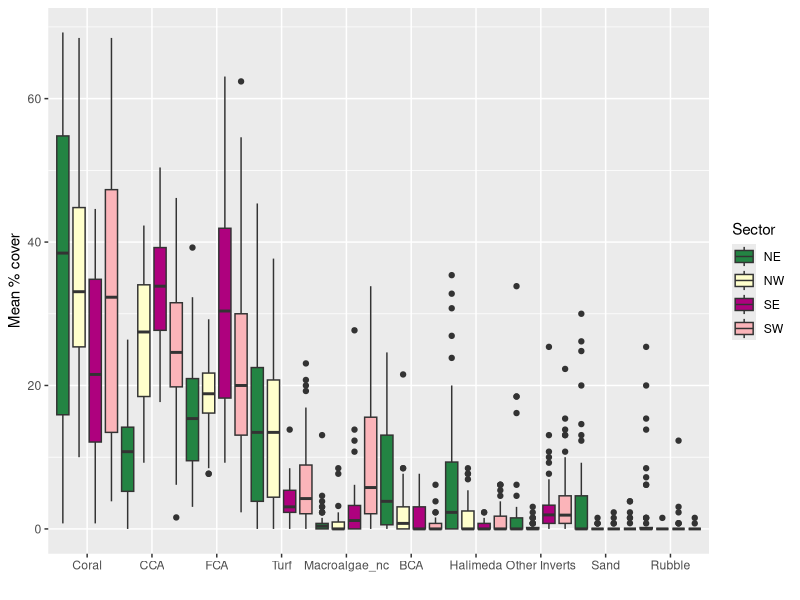
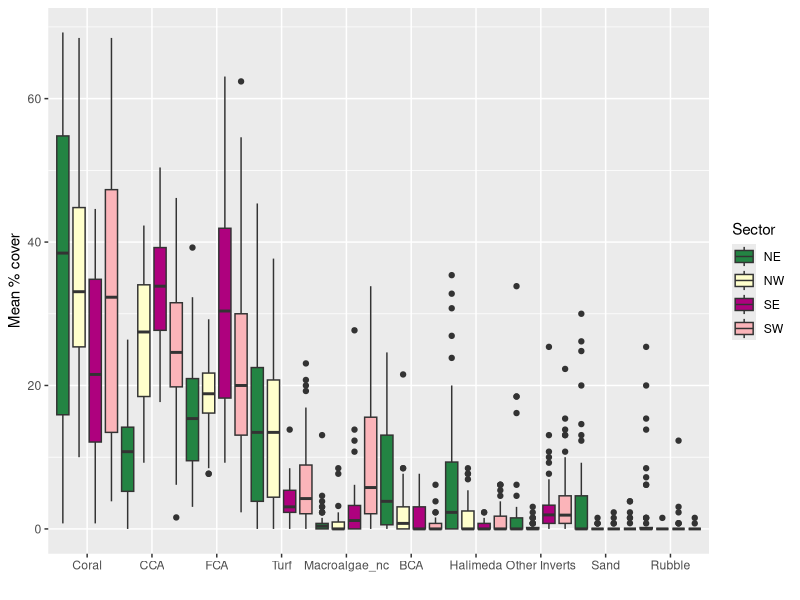
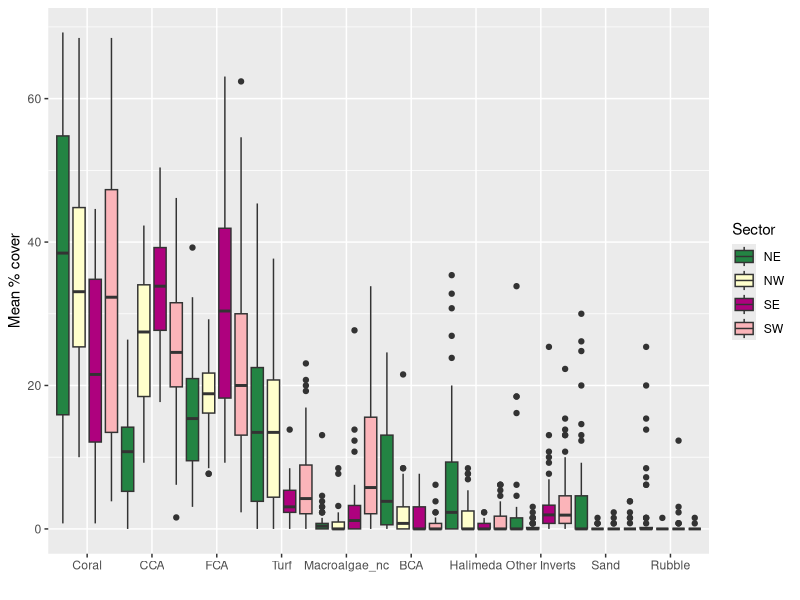

Recreate these plots in R, in order.
## Visualisation of dispersion results - SCENE SETTING
## Description: Tutuila level data boxplots
## Alice Lawrence | alice.lawrence@bangor.ac.uk
## 15 Jan 2024


## load libraries ------------------------------------------
install.packages("tidyverse")   # collection of packages (dplyr, ggplot2, readr tidyr etc)
install.packages("gridExtra")   # Grid graphic objects
install.packages("forcats")     # 
install.packages("terra")       # for viridis colour palette?
install.packages("ggpubr")

library(tidyverse) 
library(gridExtra)  
library(forcats)
library(terra)    
library(ggpubr)



#### General scene setting - Tutuila sectors benthic % ####
# load data
benthic_transects_mean_major <- read.csv("data_output/benthic_transects_mean_major.csv")

biophysical_site <- read.csv("data_output/biophysical_site.csv")


# test sector list
unique(biophysical_site$sector)

#### select appropriate columns from each dataset ####
# select sector column only
sector_site <- select(biophysical_site, c(sitename, sector))

# remove MA column 
benthic_transects_mean_major <- select(benthic_transects_mean_major, -c(MA))


# create dataframe with benthic % cover, BSR, Dispersion, sitename, sector, site_transect
tutuila_sector_graphics <- merge(sector_site, benthic_transects_mean_major, by = "sitename")

write.csv(file = "data_output/benthic_site_sector_major.csv", tutuila_sector_graphics)


# tutuila summary per sector

tutuila_sum_sector <- group_by(tutuila_sector_graphics, sector)

tutuila_sum_sector_mean <- summarise_all(tutuila_sum_sector, mean)

tutuila_sum_sector_mean <- select(tutuila_sum_sector_mean, -c(2:5))

write.csv(file = "data_output/tutuila_sum_sector_mean.csv", tutuila_sum_sector_mean)

# same for se
# create function to calculate Standard Error SE...
std.error<-function(x){
  sqrt(var(x)/length(x))
}

tutuila_sum_sector_se <- summarise_all(tutuila_sum_sector, std.error)

tutuila_sum_sector_se <- select(tutuila_sum_sector_se, -c(2:4))

write.csv(file = "data_output/tutuila_sum_sector_se.csv", tutuila_sum_sector_se)


# tutuila summary per geography (north / south)

# tutuila_sum_geog <- group_by(tutuila, geography)
# 
# tutuila_sum_geog_mean <- summarise_all(tutuila_sum_geog, mean)
# 
# tutuila_sum_geog_mean <- select(tutuila_sum_geog_mean, -c(2:8))
# 
# write.csv(file = "data_output/tutuila_sum_geog_mean.csv", tutuila_sum_geog_mean)
# 
# # same for sd
# tutuila_sum_geog_sd <- summarise_all(tutuila_sum_geog, sd)
# 
# tutuila_sum_geog_sd <- select(tutuila_sum_geog_sd, -c(2:8))
# 
# write.csv(file = "data_output/tutuila_sum_geog_sd.csv", tutuila_sum_geog_sd)



### **************************************************************need to redo with site_transect data ************************

#### create tutuila sector boxplot ####

# change data structure
tutuila_long <- pivot_longer(tutuila_sector_graphics, cols = 6:15, 
                             names_to = "benthic_major",
                             values_to = "mean_cover")
             

# convert to factors: sector
  tutuila_long %>% 
  mutate(across (c(sector) , as.factor))

str(tutuila_long)

write.csv(file = "data_output/tutuila_long.csv", tutuila_long)


# order benthic_major by values: Coral, CCA, FCA, Turf, Macroalgae, BCA, OtherInverts, Sand, Rubble
# reorder levels in benthic_major category factor
tutuila_long$benthic_major <- factor(tutuila_long$benthic_major,
                                 levels = c('CORAL', 'CCA', 'FCA', 'TURF', 'MA_noHALI', 'BCA', 'HALI', 'OI', 'SAND', 'RUB'),
                                 labels = c('Coral', 'CCA', 'FCA', 'Turf', 'Macroalgae_nc', 'BCA', 'Halimeda', 'Other Inverts', 'Sand', 'Rubble'))

levels(tutuila_long$benthic_major)
unique(tutuila_long$benthic_major)

# sector
tutuila_long$sector <- factor(tutuila_long$sector,
                                     levels = c('NE', 'NW', 'SE', 'SW'),
                                     labels = c('NE', 'NW', 'SE', 'SW'))
levels(tutuila_long$sector)
unique(tutuila_long$sector)


# boxplot           **************************figure out why plot text sizes not changing *****************************
tut_sect <- (ggplot(tutuila_long, aes(x = benthic_major,
                                      y = mean_cover,
                                      fill = sector, 
                                      width = 0,4))) +
  geom_boxplot(position=position_dodge(width = 1)) +
  #geom_jitter(width = 0.05, colour = "grey", alpha = 0.7) + 
  scale_fill_manual(values = c("#238443", "#ffffcc", "#ae017e", "#fbb4b9"), name = "Sector", labels=c("NE", "NW", "SE", "SW") ,) + 
  labs(x = "", 
       y = "Mean % cover",
       #title = "Calcifying substrate",
       #subtitle = "(i) Hard Coral") +
  theme_bw() +
  theme(#plot.title = element_text(size = 30, hjust = 0.5), 
    #plot.subtitle = element_text(size = 20, hjust = 0),
    axis.text.x = element_text(angle = 90, vjust = 0.5, hjust = 1, size = 28),
    axis.text.y = element_text(angle = 90, vjust = 0.5, hjust = 1, size = 20),
    axis.title.y = element_text(angle = 90, vjust = 0.5, hjust = 0.5, size = 28),
    legend.position = "right")) 
plot(tut_sect)


ggsave("graphs/Figure3A_tutuila.pdf", width = 10, height = 6)
ggsave("graphs/Figure3A_tutuila.tiff", width = 10, height = 6)
